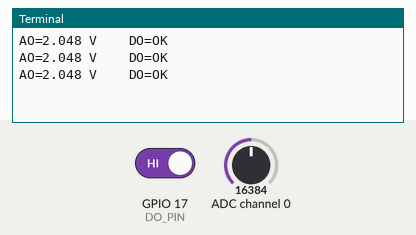
This program was run on a simulated Raspberry Pi (BCM pin numbers). Parts: the last lines printed to the terminal. The inputs (shaded band) are chosen by the test bench; at power-on: GPIO 17 (DO_PIN) HIGH, ADC channel 0 = 16384 (analog values on the 0–32767 scale).

Above: at 1.2 s.
1.3 s: GPIO 17 (DO_PIN) driven LOW
At 1.9 s:
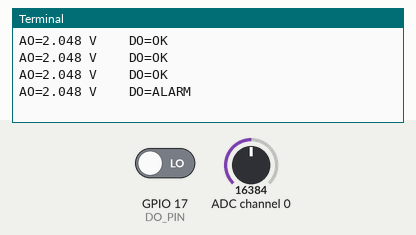
3.0 s: ADC channel 0 set to 22936
At 3.5 s:
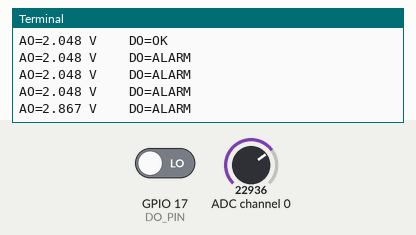
4.5 s: ADC channel 0 set to 28834
At 4.9 s:
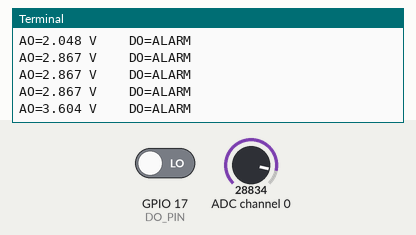
6.0 s: GPIO 17 (DO_PIN) driven HIGH
At 6.5 s:
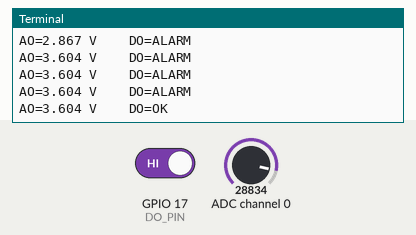
Timing chart, 0 to 8.5 s (numbered marks = the images above; inputs shaded):
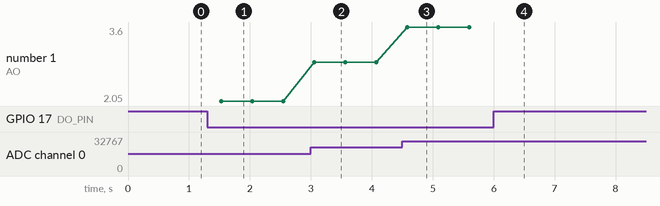

Measured:
- after the input at 1.3 s, the terminal: prints a new line after 0.23 s (image 1)
- after the input at 3.0 s, the terminal: prints a new line after 0.06 s (image 2)
- after the input at 4.5 s, the terminal: prints a new line after 0.08 s (image 3)
- after the input at 6.0 s, the terminal: prints a new line after 0.11 s (image 4)
- plotted number 1: 2.05 → 2.87 after the input at 3.0 s, 2.87 → 3.6 after the input at 4.5 s

The program:

example.py
```python
# Runs on a Raspberry Pi using an ADS1115 I2C ADC to measure the MQ-135 analog output and a GPIO input for DO, printing the measured voltage and whether the DO alarm is active.
#
# Buy this module: https://shillehtek.com/products/mq-135-air-quality-hazardous-gas-sensor-module-for-arduino
# Full manual: https://shillehtek.com/blogs/shillehtek-product-manuals/mq-135-air-quality-hazardous-gas-sensor-module-for-arduino-manual
# More examples: https://github.com/shillehbean/shillehtek-examples
#

#!/usr/bin/env python3
# MQ-135 + ADS1115 on Raspberry Pi
# pip install adafruit-circuitpython-ads1x15 RPi.GPIO

import time
import board, busio
import RPi.GPIO as GPIO
from adafruit_ads1x15.ads1115 import ADS1115
from adafruit_ads1x15.analog_in import AnalogIn

DO_PIN = 17
GPIO.setmode(GPIO.BCM)
GPIO.setup(DO_PIN, GPIO.IN)

i2c = busio.I2C(board.SCL, board.SDA)
ads = ADS1115(i2c)
ao  = AnalogIn(ads, 0)

try:
    while True:
        v = ao.voltage
        d = "ALARM" if GPIO.input(DO_PIN) == 0 else "OK"
        print("AO={:.3f} V    DO={}".format(v, d))
        time.sleep(0.5)
except KeyboardInterrupt:
    GPIO.cleanup()
```
